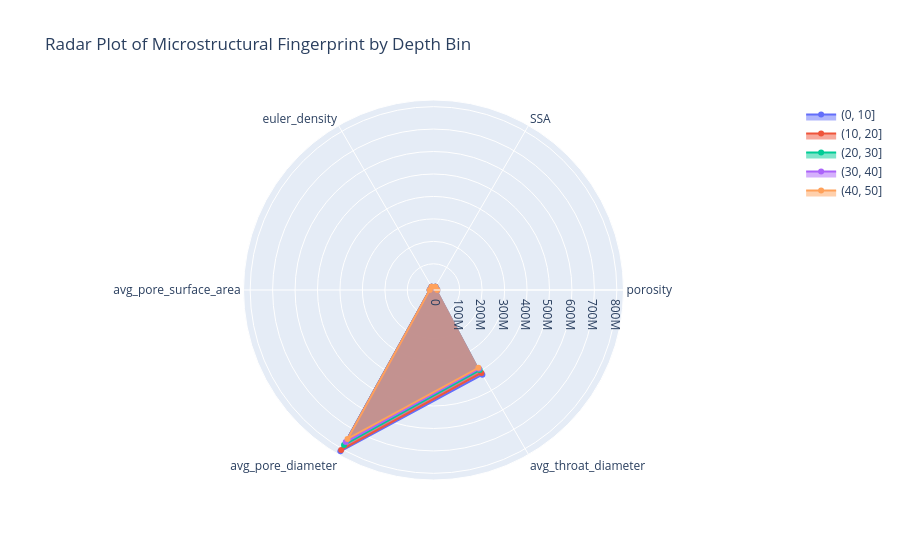

The code cell stored with this chart in its notebook:
### Code cell
import plotly.express as px



# Set seaborn theme
sns.set(style="whitegrid")

# HYPOTHESIS 1: Cluster-Based Densification Dynamics
plt.figure(figsize=(10, 6))
sns.lineplot(x="depth", y="cluster_density", label="Cluster Density", data=df)
sns.lineplot(x="depth", y="avg_cluster_size", label="Avg Cluster Size", data=df)
plt.title("Cluster Evolution vs Depth")
plt.xlabel("Depth (m)")
plt.ylabel("Cluster Metrics")
plt.legend()
plt.tight_layout()
plt.show()

# HYPOTHESIS 2: Anisotropy-Controlled Permeability Evolution
plt.figure(figsize=(10, 6))
sns.lineplot(x="depth", y="Perm_z", label="Vertical Permeability", data=df)
sns.lineplot(x="depth", y="anisotropy_MIL", label="Anisotropy (MIL)", data=df)
plt.title("Anisotropy vs Vertical Permeability")
plt.xlabel("Depth (m)")
plt.ylabel("Value")
plt.legend()
plt.tight_layout()
plt.show()

# HYPOTHESIS 3: Coordination Number and Collapse Indicators
plt.figure(figsize=(10, 6))
sns.scatterplot(x="depth", y="coordination_number", size="std_coordination_number", hue="euler_density", data=df, palette="viridis", sizes=(20, 200))
plt.title("Coordination Number Variability with Depth")
plt.xlabel("Depth (m)")
plt.ylabel("Coordination Number")
plt.tight_layout()
plt.show()

# HYPOTHESIS 4: Tortuosity vs Pore Isolation
plt.figure(figsize=(10, 6))
sns.lineplot(x="depth", y="Tort_z", label="Vertical Tortuosity", data=df)
sns.lineplot(x="depth", y="isolated_pores", label="Isolated Pores", data=df)
sns.lineplot(x="depth", y="open_pores", label="Open Pores", data=df)
plt.title("Tortuosity and Pore Type Transition")
plt.xlabel("Depth (m)")
plt.ylabel("Metric Value")
plt.legend()
plt.tight_layout()
plt.show()

# HYPOTHESIS 5: Multivariate Fingerprinting (PCA-style proxy with radar plot)
import plotly.graph_objects as go

def radar_plot(df, depth_bins):
    averaged = df.groupby(pd.cut(df['depth'], bins=depth_bins)).mean()
    parameters = ['porosity', 'SSA', 'euler_density', 'avg_pore_surface_area', 'avg_pore_diameter', 'avg_throat_diameter']
    
    fig = go.Figure()
    for idx, row in averaged.iterrows():
        fig.add_trace(go.Scatterpolar(
            r=[row[p] for p in parameters],
            theta=parameters,
            fill='toself',
            name=f"{idx}"
        ))
    fig.update_layout(
        polar=dict(radialaxis=dict(visible=True)),
        title="Radar Plot of Microstructural Fingerprint by Depth Bin",
        showlegend=True
    )
    fig.show()

# Define depth bins and call radar plot
depth_bins = [0, 10, 20, 30, 40, 50]
radar_plot(df, depth_bins)

### Figure 1 — Plotly figure (JSON) as saved in the notebook; plotly's stock layout.template omitted (floating-point values rounded to 4 significant figures)
{"data": [{"fill": "toself", "name": "(0, 10]", "r": [54.45, 2362.0, -999.4, 1.927e-06, 813000000.0, 418900000.0], "theta": ["porosity", "SSA", "euler_density", "avg_pore_surface_area", "avg_pore_diameter", "avg_throat_diameter"], "type": "scatterpolar"}, {"fill": "toself", "name": "(10, 20]", "r": [43.2, 2194.0, -912.2, 1.957e-06, 805800000.0, 410200000.0], "theta": ["porosity", "SSA", "euler_density", "avg_pore_surface_area", "avg_pore_diameter", "avg_throat_diameter"], "type": "scatterpolar"}, {"fill": "toself", "name": "(20, 30]", "r": [36.25, 2076.0, -857.5, 1.843e-06, 780600000.0, 395100000.0], "theta": ["porosity", "SSA", "euler_density", "avg_pore_surface_area", "avg_pore_diameter", "avg_throat_diameter"], "type": "scatterpolar"}, {"fill": "toself", "name": "(30, 40]", "r": [31.04, 1911.0, -704.1, 1.779e-06, 765300000.0, 388500000.0], "theta": ["porosity", "SSA", "euler_density", "avg_pore_surface_area", "avg_pore_diameter", "avg_throat_diameter"], "type": "scatterpolar"}, {"fill": "toself", "name": "(40, 50]", "r": [26.21, 1713.0, -510.8, 1.709e-06, 749300000.0, 383600000.0], "theta": ["porosity", "SSA", "euler_density", "avg_pore_surface_area", "avg_pore_diameter", "avg_throat_diameter"], "type": "scatterpolar"}], "layout": {"polar": {"radialaxis": {"visible": true}}, "showlegend": true, "title": {"text": "Radar Plot of Microstructural Fingerprint by Depth Bin"}}}
